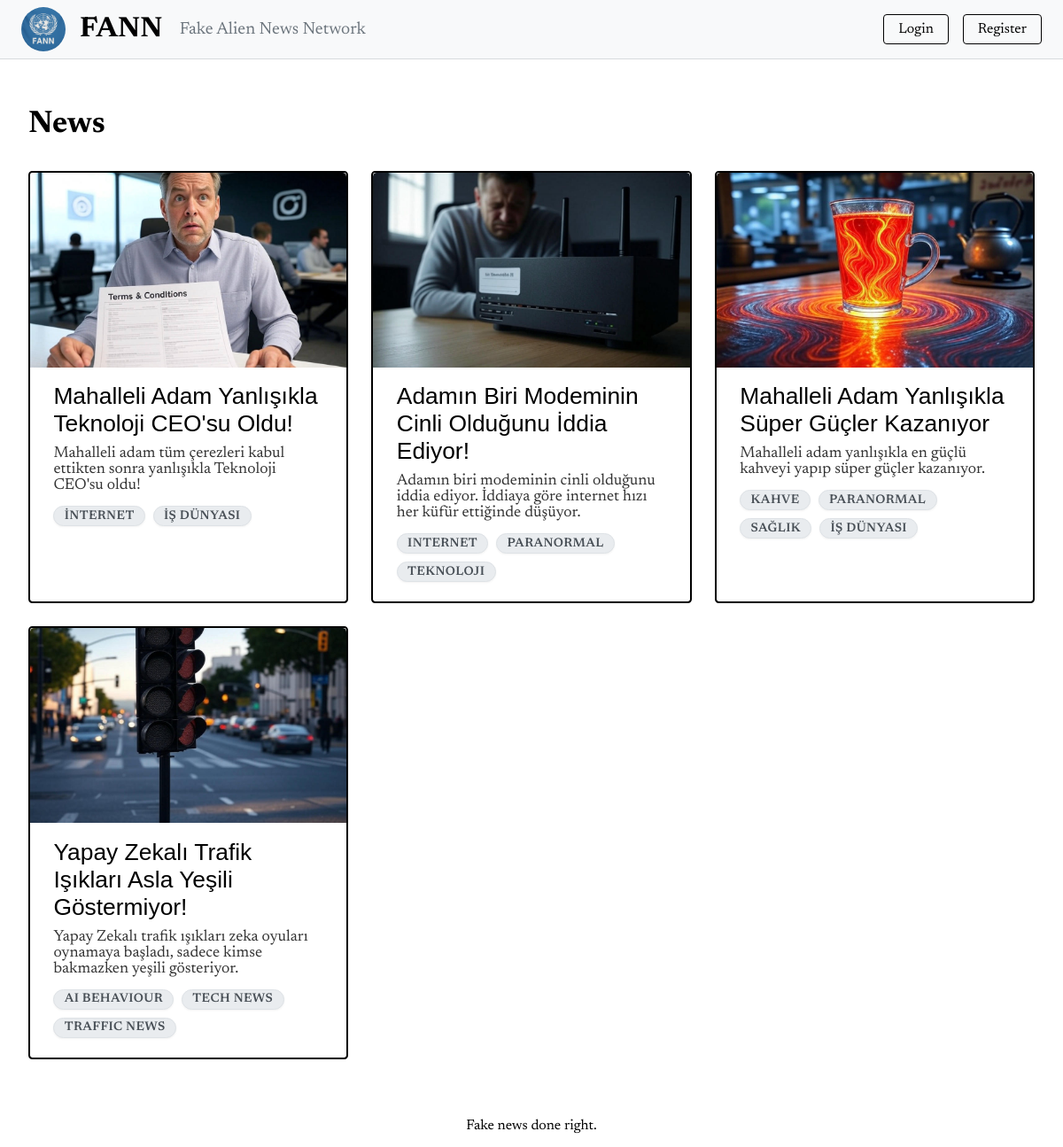
The page / on the database its author committed.
### app/models.py (models this page shows, shortened)
class NewsPost(models.Model):
    title = models.CharField(max_length=200, unique=True, blank=False)
    tags = models.ManyToManyField("Tag", blank=True, related_name="news_posts")
    image = models.ImageField(blank=True, upload_to="news_images/")
    content = RichTextField()
    user = models.ForeignKey(
        User, on_delete=models.CASCADE, related_name="news_posts", null=True, blank=True
    )
    published_date = models.DateTimeField(auto_now_add=True)
    summary = models.CharField(max_length=500, blank=True)
    class Meta:
        ordering = ["-published_date"]

class Tag(models.Model):
    name = models.CharField(max_length=50, unique=True)
    description = models.TextField(blank=True, null=True)
    class Meta:
        ordering = ["name"]

### app/views.py (the view)
# urls.py: path("", views.index, name="index"),
def index(request):
    news = models.NewsPost.objects.all()
    return render(request, "app/index.html", {"news": news})

### app/templates/app/index.html
{% extends "app/base.html" %} {% block content %}
<div style="zoom: 110%">
    {% if news %}
    <h1>News</h1>
    <div class="news-list">
        {% for article in news %}
        <div class="news-item">
            {% if article.image %}
            <div class="news-item-image">
                <img src="{{ article.image.url }}" alt="{{ article.title }}" />
            </div>
            {% endif %}
            <a href="/news/{{ article.id }}">{{ article.title }}</a>
            <p>{{ article.summary | truncatewords:100 }}</p>
            <div class="news-item-tags">
                {% for tag in article.tags.all %}
                    <span class="news-tag">{{ tag.name }}</span>
                {% endfor %}
            </div>
        </div>
        {% endfor %}
    </div>
    {% else %}
    <p>No news available.</p>
    {% endif %}
</div>
{% endblock %}

### app/templates/app/base.html (shortened to what this page needs)
{% load static %}
<!DOCTYPE html>
<html lang="en">
    <head>
        <link rel="stylesheet" href="{% static 'app/fonts.css' %}" />
        <link rel="stylesheet" href="{% static 'app/style.css' %}" />
    </head>
    <body>
        <header>
            <img
                src="{% static 'app/img/logo.png' %}"
                alt="FANN Logo"
                class="logo"
                width="50"
                height="50"
            />
            <a href="/" class="header-title">FANN</a>
            <p class="header-subtitle">Fake Alien News Network</p>
            <div class="auth-nav">
                {% if user.is_authenticated %}
                <span class="welcome-text">Welcome, {{ user.username }}</span>
                <form
                    method="post"
                    action="{% url 'logout' %}"
                    class="logout-form"
                >
                    {% csrf_token %}
                    <button type="submit" class="auth-link logout-button">
                        Logout
                    </button>
                </form>
                <a href="{% url 'publish_news_post' %}" class="auth-link">Publish News</a>
                {% else %}
                <a href="{% url 'login' %}" class="auth-link">Login</a>
                <a href="{% url 'register' %}" class="auth-link">Register</a>
                {% endif %}
            </div>
        </header>
        <div class="content">{% block content %} {% endblock %}</div>
        <footer>Fake news done right.</footer>
    </body>
</html>

### app/static/app/style.css (style rules this page uses)
body { font-family: "Newsreader", sans-serif; margin: 0; min-height: 100dvh; display: flex; flex-direction: column; }
header { background-color: #f8f9fa; padding: 0.5em; display: flex; align-items: center; border-bottom: 1px solid #d8dbdd; }
.header-title { font-size: 2em; margin: 0; font-weight: bold; text-decoration: none; color: #000; }
.header-subtitle { font-size: 1.2em; margin: 0; color: #6c757d; margin-left: 1em; }
.logo { border-radius: 50%; margin-right: 1em; margin-left: 1em; }
.auth-nav { margin-left: auto; margin-right: 1em; display: flex; align-items: center; gap: 1em; }
.auth-link { color: #000; text-decoration: none; padding: 0.5em 1em; border: 1px solid #000; border-radius: 4px; transition: background-color 0.2s; }
.content { padding: 2em; }
.news-list { display: grid; grid-template-columns: repeat(auto-fit, minmax(300px, 1fr)); gap: 1.5rem; margin: 2rem 0; padding: 0; }
.news-item { border: #000 solid 2px; padding: 1.25rem 1.5rem; transition: box-shadow 0.2s; border-radius: 4px; display: flex; flex-direction: column; }
.news-item a { font-family: "Impact", sans-serif; font-size: 1.5em; color: #000; text-decoration: none; }
.news-item p { margin: 0.5rem 0 0 0; color: #333; font-family: "Newsreader", serif; font-size: 1rem; }
.news-item-tags { margin-top: 0.8em; display: flex; flex-wrap: wrap; gap: 0.5em; }
.news-tag { display: inline-block; background-color: #e9ecef; color: #495057; padding: 0.25em 0.8em; border-radius: 20px; font-size: 0.8em; font-weight: 600; text-transform: uppercase; letter-spacing: 0.03em; border: 1px solid #dee2e6; transition: all 0.2s ease; box-shadow: 0 1px 2px rgba(0, 0, 0, 0.05); }
.news-item-image { margin: -1.25rem -1.5rem 1rem; border-radius: 4px 4px 0 0; overflow: hidden; max-height: 200px; }
.news-item-image img { width: 100%; height: 200px; object-fit: cover; display: block; }
footer { margin-top: auto; margin-bottom: 1em; text-align: center; }

### rows shown on the page
NewsPost: image (picture), title "Mahalleli Adam Yanlışıkla Teknoloji CEO'su Oldu!", summary "Mahalleli adam tüm çerezleri kabul ettikten sonra yanlışıkla Teknoloji CEO'su oldu!"
Tag: name "İNTERNET"
Tag: name "İŞ DÜNYASI"
NewsPost: image (picture), title "Adamın Biri Modeminin Cinli Olduğunu İddia Ediyor!", summary "Adamın biri modeminin cinli olduğunu iddia ediyor. İddiaya göre internet hızı her küfür ettiğinde düşüyor."
Tag: name "INTERNET"
Tag: name "PARANORMAL"
Tag: name "TEKNOLOJI"
NewsPost: image (picture), title "Mahalleli Adam Yanlışıkla Süper Güçler Kazanıyor", summary "Mahalleli adam yanlışıkla en güçlü kahveyi yapıp süper güçler kazanıyor."
Tag: name "KAHVE"
Tag: name "SAĞLIK"
NewsPost: image (picture), title "Yapay Zekalı Trafik Işıkları Asla Yeşili Göstermiyor!", summary "Yapay Zekalı trafik ışıkları zeka oyuları oynamaya başladı, sadece kimse bakmazken yeşili gösteriyor."
Tag: name "AI BEHAVIOUR"
Tag: name "TECH NEWS"
Tag: name "TRAFFIC NEWS"
